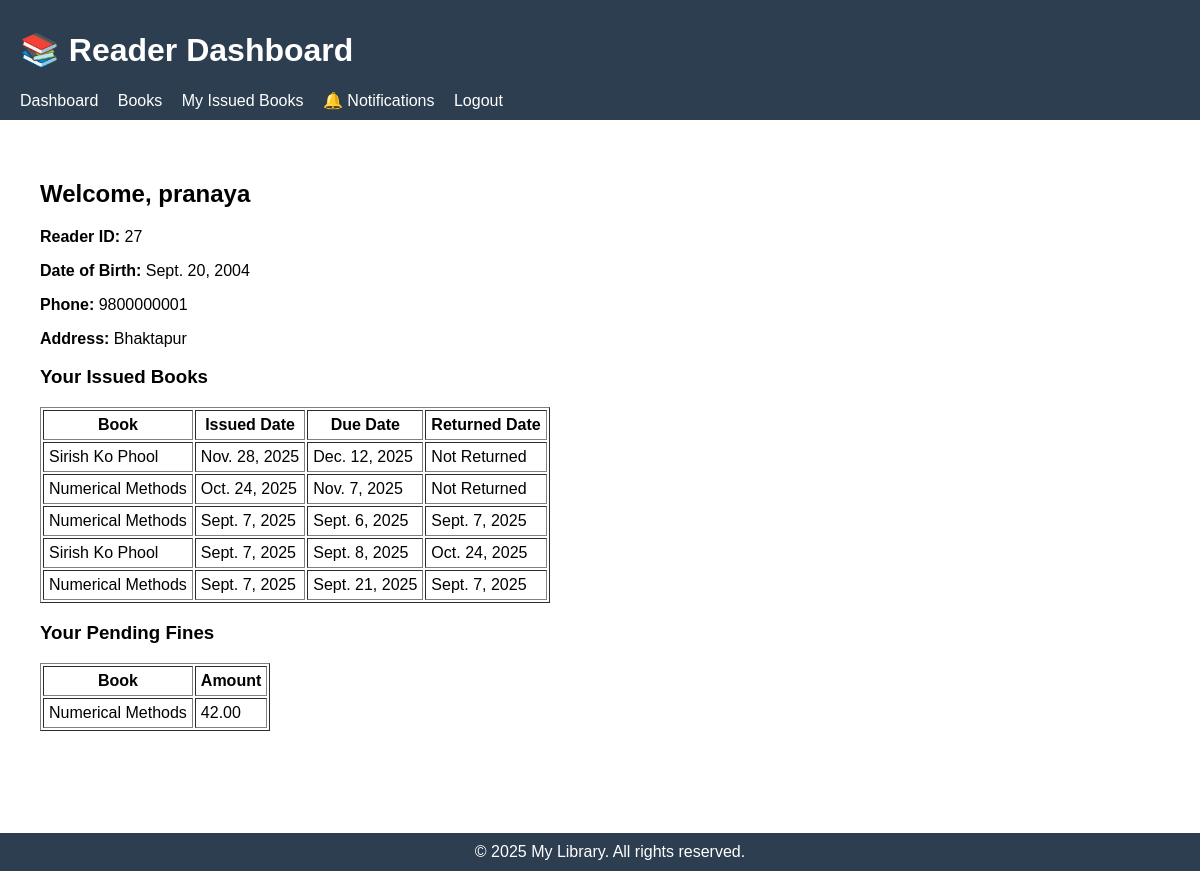
Page /readers/dashboard/ (signed in) on the committed database.
### lib/models.py (models this page shows, shortened)
class Reader(models.Model):
    reader_id = models.CharField(max_length=20, unique=True)  # Custom ID for library users
    name = models.CharField(max_length=200)
    date_of_birth = models.DateField()
    phone_number = models.CharField(max_length=15, unique=True)  # to avoid duplicates
    address = models.TextField()
    password = models.CharField(max_length=128, default='temp123')

class Issue(models.Model):
    reader = models.ForeignKey('Reader', on_delete=models.CASCADE, related_name='issues')
    book = models.ForeignKey('Book', on_delete=models.CASCADE, related_name='issues')
    issued_date = models.DateField(auto_now_add=True)
    due_date = models.DateField(default=default_due_date)
    returned_date = models.DateField(blank=True, null=True)

class Book(models.Model):
    name = models.CharField(max_length=200)  # Book title
    isbn = models.CharField(max_length=13, unique=True)  # ISBN number
    image = models.ImageField(upload_to='book_images/', blank=True, null=True)  # Cover image
    author = models.CharField(max_length=200)  # Author name
    category = models.ForeignKey(Category, on_delete=models.SET_NULL, null=True, related_name='books')
    number_in_stock = models.PositiveIntegerField(default=0)  # Available copies
    description = models.TextField(blank=True, null=True, default="No description available")
    rating = models.IntegerField(default=4)

class Fine(models.Model):
    issue = models.OneToOneField('Issue', on_delete=models.CASCADE, related_name='fine')
    amount = models.DecimalField(max_digits=8, decimal_places=2, default=0.00)
    paid = models.BooleanField(default=False)
    calculated_date = models.DateField(auto_now_add=True)

### lib/views.py (the view)
# urls.py: path('readers/dashboard/', views.reader_dashboard, name='reader_dashboard'),
def reader_dashboard(request):
    reader_id = request.session.get('reader_id')
    if not reader_id:
        return redirect('login_reader')  # redirect if not logged in
    reader = Reader.objects.get(id=reader_id)
    issues = reader.issues.all().order_by('-issued_date')  # uses related_name='issues'
    today = timezone.now().date()
    for issue in issues:
        if not issue.returned_date and issue.due_date < today:
            fine, created = Fine.objects.get_or_create(issue=issue, defaults={
                'amount': (today - issue.due_date).days * 2  # example: $2 per overdue day
            })
    check_and_create_due_soon_notifications()
    check_and_create_overdue_notifications()
    fines = Fine.objects.filter(issue__reader=reader, paid=False)
    unread_notif_count = reader.notifications.filter(read=False).count()
    return render(request, 'reader_dashboard.html', {
        'reader': reader,
        'issues': issues,
        'fines': fines,
        'unread_notif_count': unread_notif_count,
    })

### lib/views.py (called while the page is built, shortened)
def check_and_create_due_soon_notifications():
    today = timezone.now().date()
    target_date = today + timedelta(days=2)
    issues = Issue.objects.filter(
        due_date=target_date,
        returned_date__isnull=True
    ).select_related('reader', 'book')

def check_and_create_overdue_notifications():
    today = timezone.now().date()
    overdue_issues = Issue.objects.filter(
        due_date__lt=today,
        returned_date__isnull=True
    ).select_related('reader', 'book')
    for issue in overdue_issues:
        if not Notification.objects.filter(issue=issue, notification_type='overdue').exists():
            days_overdue = (today - issue.due_date).days
            Notification.objects.create(
                reader=issue.reader,
                issue=issue,
                notification_type='overdue',
                title=f"Overdue: {issue.book.name}",
                message=f"'{issue.book.name}' is {days_overdue} day(s) overdue. Please return it immediately to avoid additional fines."
            )

### lib/templates/reader_dashboard.html
{% extends 'reader_base.html' %}
{% block content %}
<!DOCTYPE html>
<html>
<body>
<main>
    <h2>Welcome, {{ reader.name }}</h2>
    <p><strong>Reader ID:</strong> {{ reader.reader_id }}</p>
    <p><strong>Date of Birth:</strong> {{ reader.date_of_birth }}</p>
    <p><strong>Phone:</strong> {{ reader.phone_number }}</p>
    <p><strong>Address:</strong> {{ reader.address }}</p>
    <h3>Your Issued Books</h3>
    <table border="1" cellpadding="5">
        <thead>
            <tr>
                <th>Book</th>
                <th>Issued Date</th>
                <th>Due Date</th>
                <th>Returned Date</th>
            </tr>
        </thead>
        <tbody>
            {% for issue in issues %}
            <tr>
                <td>{{ issue.book.name }}</td>
                <td>{{ issue.issued_date }}</td>
                <td>{{ issue.due_date }}</td>
                <td>{% if issue.returned_date %}{{ issue.returned_date }}{% else %}Not Returned{% endif %}</td>
            </tr>
            {% empty %}
            <tr>
                <td colspan="4">You have no issued books.</td>
            </tr>
            {% endfor %}
        </tbody>
    </table>
    <h3>Your Pending Fines</h3>
    <table border="1" cellpadding="5">
        <thead>
            <tr>
                <th>Book</th>
                <th>Amount</th>
            </tr>
        </thead>
        <tbody>
            {% for fine in fines %}
            <tr>
                <td>{{ fine.issue.book.name }}</td>
                <td>{{ fine.amount }}</td>
            </tr>
            {% empty %}
            <tr>
                <td colspan="3">No pending fines.</td>
            </tr>
            {% endfor %}
        </tbody>
    </table>
</main>
</body>
</html>
{% endblock %}

### lib/templates/reader_base.html (style rules this page uses)
body { font-family: Arial, sans-serif; margin:0; padding:0; }
main { padding: 20px; margin-bottom: 50px; }

### rows in the picture
Reader: name "pranaya", reader_id "27", date_of_birth "Sept. 20, 2004", phone_number "9800000001", address "Bhaktapur"
Issue: book.name "Sirish Ko Phool", issued_date "Nov. 28, 2025", due_date "Dec. 12, 2025", shows "Not Returned"
Issue: book.name "Numerical Methods", issued_date "Oct. 24, 2025", due_date "Nov. 7, 2025", shows "Not Returned"
Issue: book.name "Numerical Methods", issued_date "Sept. 7, 2025", due_date "Sept. 6, 2025", returned_date "Sept. 7, 2025"
Issue: book.name "Sirish Ko Phool", issued_date "Sept. 7, 2025", due_date "Sept. 8, 2025", returned_date "Oct. 24, 2025"
Issue: book.name "Numerical Methods", issued_date "Sept. 7, 2025", due_date "Sept. 21, 2025", returned_date "Sept. 7, 2025"
Fine: issue.book.name "Numerical Methods", amount "42.00"
